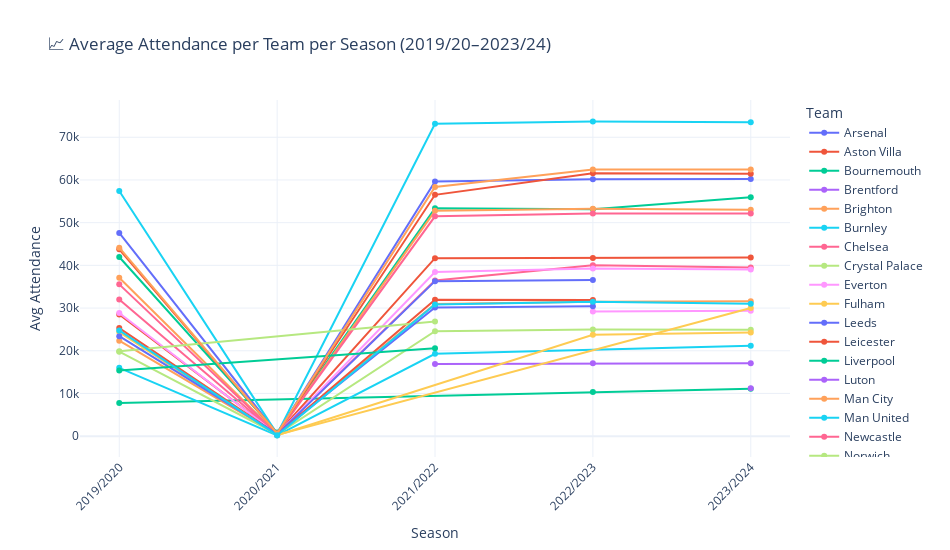

Source (notebook cell):
### Code cell
if 'Season' not in df.columns:
    df['Date'] = pd.to_datetime(df['Date'])
    df['Season'] = df['Date'].apply(lambda x: f"{x.year-1}/{x.year}" if x.month < 7 else f"{x.year}/{x.year+1}")

# Group by team and season
attendance_per_team_season = df.groupby(['Home', 'Season'])['Attendance'].mean().reset_index()

# Plot
fig = px.line(
    attendance_per_team_season,
    x='Season',
    y='Attendance',
    color='Home',
    markers=True,
    title='📈 Average Attendance per Team per Season (2019/20–2023/24)',
    labels={'Attendance': 'Avg Attendance', 'Season': 'Season', 'Home': 'Team'}
)

fig.update_layout(
    width=950,
    height=550,
    template='plotly_white',
    xaxis_tickangle=-45,
    legend_title_text='Team'
)

# Show in notebook
fig.show()

# Save for embedding
fig.write_html("attendance_per_team_per_season.html")

### Figure 1 — Plotly figure (JSON) as saved in the notebook; plotly's stock layout.template omitted (floating-point values rounded to 4 significant figures)
{"data": [{"hovertemplate": "Team=Arsenal<br>Season=%{x}<br>Avg Attendance=%{y}<extra></extra>", "legendgroup": "Arsenal", "line": {"color": "#636efa", "dash": "solid"}, "marker": {"symbol": "circle"}, "mode": "lines+markers", "name": "Arsenal", "orientation": "v", "showlegend": true, "type": "scatter", "x": ["2019/2020", "2020/2021", "2021/2022", "2022/2023", "2023/2024"], "xaxis": "x", "y": [47590.0, 631.6, 59670.0, 60190.0, 60240.0], "yaxis": "y"}, {"hovertemplate": "Team=Aston Villa<br>Season=%{x}<br>Avg Attendance=%{y}<extra></extra>", "legendgroup": "Aston Villa", "line": {"color": "#EF553B", "dash": "solid"}, "marker": {"symbol": "circle"}, "mode": "lines+markers", "name": "Aston Villa", "orientation": "v", "showlegend": true, "type": "scatter", "x": ["2019/2020", "2020/2021", "2021/2022", "2022/2023", "2023/2024"], "xaxis": "x", "y": [28500.0, 526.3, 41680.0, 41710.0, 41860.0], "yaxis": "y"}, {"hovertemplate": "Team=Bournemouth<br>Season=%{x}<br>Avg Attendance=%{y}<extra></extra>", "legendgroup": "Bournemouth", "line": {"color": "#00cc96", "dash": "solid"}, "marker": {"symbol": "circle"}, "mode": "lines+markers", "name": "Bournemouth", "orientation": "v", "showlegend": true, "type": "scatter", "x": ["2019/2020", "2022/2023", "2023/2024"], "xaxis": "x", "y": [7745.0, 10360.0, 11100.0], "yaxis": "y"}, {"hovertemplate": "Team=Brentford<br>Season=%{x}<br>Avg Attendance=%{y}<extra></extra>", "legendgroup": "Brentford", "line": {"color": "#ab63fa", "dash": "solid"}, "marker": {"symbol": "circle"}, "mode": "lines+markers", "name": "Brentford", "orientation": "v", "showlegend": true, "type": "scatter", "x": ["2021/2022", "2022/2023", "2023/2024"], "xaxis": "x", "y": [16920.0, 17080.0, 17080.0], "yaxis": "y"}, {"hovertemplate": "Team=Brighton<br>Season=%{x}<br>Avg Attendance=%{y}<extra></extra>", "legendgroup": "Brighton", "line": {"color": "#FFA15A", "dash": "solid"}, "marker": {"symbol": "circle"}, "mode": "lines+markers", "name": "Brighton", "orientation": "v", "showlegend": true, "type": "scatter", "x": ["2019/2020", "2020/2021", "2021/2022", "2022/2023", "2023/2024"], "xaxis": "x", "y": [22370.0, 523.4, 30970.0, 31480.0, 31590.0], "yaxis": "y"}, {"hovertemplate": "Team=Burnley<br>Season=%{x}<br>Avg Attendance=%{y}<extra></extra>", "legendgroup": "Burnley", "line": {"color": "#19d3f3", "dash": "solid"}, "marker": {"symbol": "circle"}, "mode": "lines+markers", "name": "Burnley", "orientation": "v", "showlegend": true, "type": "scatter", "x": ["2019/2020", "2020/2021", "2021/2022", "2023/2024"], "xaxis": "x", "y": [15990.0, 178.3, 19280.0, 21180.0], "yaxis": "y"}, {"hovertemplate": "Team=Chelsea<br>Season=%{x}<br>Avg Attendance=%{y}<extra></extra>", "legendgroup": "Chelsea", "line": {"color": "#FF6692", "dash": "solid"}, "marker": {"symbol": "circle"}, "mode": "lines+markers", "name": "Chelsea", "orientation": "v", "showlegend": true, "type": "scatter", "x": ["2019/2020", "2020/2021", "2021/2022", "2022/2023", "2023/2024"], "xaxis": "x", "y": [32020.0, 526.3, 36440.0, 40000.0, 39520.0], "yaxis": "y"}, {"hovertemplate": "Team=Crystal Palace<br>Season=%{x}<br>Avg Attendance=%{y}<extra></extra>", "legendgroup": "Crystal Palace", "line": {"color": "#B6E880", "dash": "solid"}, "marker": {"symbol": "circle"}, "mode": "lines+markers", "name": "Crystal Palace", "orientation": "v", "showlegend": true, "type": "scatter", "x": ["2019/2020", "2020/2021", "2021/2022", "2022/2023", "2023/2024"], "xaxis": "x", "y": [19780.0, 447.4, 24590.0, 24950.0, 24930.0], "yaxis": "y"}, {"hovertemplate": "Team=Everton<br>Season=%{x}<br>Avg Attendance=%{y}<extra></extra>", "legendgroup": "Everton", "line": {"color": "#FF97FF", "dash": "solid"}, "marker": {"symbol": "circle"}, "mode": "lines+markers", "name": "Everton", "orientation": "v", "showlegend": true, "type": "scatter", "x": ["2019/2020", "2020/2021", "2021/2022", "2022/2023", "2023/2024"], "xaxis": "x", "y": [28850.0, 367.8, 38450.0, 39240.0, 39040.0], "yaxis": "y"}, {"hovertemplate": "Team=Fulham<br>Season=%{x}<br>Avg Attendance=%{y}<extra></extra>", "legendgroup": "Fulham", "line": {"color": "#FECB52", "dash": "solid"}, "marker": {"symbol": "circle"}, "mode": "lines+markers", "name": "Fulham", "orientation": "v", "showlegend": true, "type": "scatter", "x": ["2020/2021", "2022/2023", "2023/2024"], "xaxis": "x", "y": [210.5, 23750.0, 24300.0], "yaxis": "y"}, {"hovertemplate": "Team=Leeds<br>Season=%{x}<br>Avg Attendance=%{y}<extra></extra>", "legendgroup": "Leeds", "line": {"color": "#636efa", "dash": "solid"}, "marker": {"symbol": "circle"}, "mode": "lines+markers", "name": "Leeds", "orientation": "v", "showlegend": true, "type": "scatter", "x": ["2020/2021", "2021/2022", "2022/2023"], "xaxis": "x", "y": [421.1, 36310.0, 36570.0], "yaxis": "y"}, {"hovertemplate": "Team=Leicester<br>Season=%{x}<br>Avg Attendance=%{y}<extra></extra>", "legendgroup": "Leicester", "line": {"color": "#EF553B", "dash": "solid"}, "marker": {"symbol": "circle"}, "mode": "lines+markers", "name": "Leicester", "orientation": "v", "showlegend": true, "type": "scatter", "x": ["2019/2020", "2020/2021", "2021/2022", "2022/2023"], "xaxis": "x", "y": [25310.0, 421.1, 31940.0, 31890.0], "yaxis": "y"}, {"hovertemplate": "Team=Liverpool<br>Season=%{x}<br>Avg Attendance=%{y}<extra></extra>", "legendgroup": "Liverpool", "line": {"color": "#00cc96", "dash": "solid"}, "marker": {"symbol": "circle"}, "mode": "lines+markers", "name": "Liverpool", "orientation": "v", "showlegend": true, "type": "scatter", "x": ["2019/2020", "2020/2021", "2021/2022", "2022/2023", "2023/2024"], "xaxis": "x", "y": [41950.0, 836.9, 53350.0, 53160.0, 55980.0], "yaxis": "y"}, {"hovertemplate": "Team=Luton<br>Season=%{x}<br>Avg Attendance=%{y}<extra></extra>", "legendgroup": "Luton", "line": {"color": "#ab63fa", "dash": "solid"}, "marker": {"symbol": "circle"}, "mode": "lines+markers", "name": "Luton", "orientation": "v", "showlegend": true, "type": "scatter", "x": ["2023/2024"], "xaxis": "x", "y": [11240.0], "yaxis": "y"}, {"hovertemplate": "Team=Man City<br>Season=%{x}<br>Avg Attendance=%{y}<extra></extra>", "legendgroup": "Man City", "line": {"color": "#FFA15A", "dash": "solid"}, "marker": {"symbol": "circle"}, "mode": "lines+markers", "name": "Man City", "orientation": "v", "showlegend": true, "type": "scatter", "x": ["2019/2020", "2020/2021", "2021/2022", "2022/2023", "2023/2024"], "xaxis": "x", "y": [37100.0, 526.3, 52770.0, 53250.0, 53010.0], "yaxis": "y"}, {"hovertemplate": "Team=Man United<br>Season=%{x}<br>Avg Attendance=%{y}<extra></extra>", "legendgroup": "Man United", "line": {"color": "#19d3f3", "dash": "solid"}, "marker": {"symbol": "circle"}, "mode": "lines+markers", "name": "Man United", "orientation": "v", "showlegend": true, "type": "scatter", "x": ["2019/2020", "2020/2021", "2021/2022", "2022/2023", "2023/2024"], "xaxis": "x", "y": [57420.0, 526.3, 73150.0, 73671, 73533], "yaxis": "y"}, {"hovertemplate": "Team=Newcastle<br>Season=%{x}<br>Avg Attendance=%{y}<extra></extra>", "legendgroup": "Newcastle", "line": {"color": "#FF6692", "dash": "solid"}, "marker": {"symbol": "circle"}, "mode": "lines+markers", "name": "Newcastle", "orientation": "v", "showlegend": true, "type": "scatter", "x": ["2019/2020", "2020/2021", "2021/2022", "2022/2023", "2023/2024"], "xaxis": "x", "y": [35550.0, 526.3, 51490.0, 52130.0, 52120.0], "yaxis": "y"}, {"hovertemplate": "Team=Norwich<br>Season=%{x}<br>Avg Attendance=%{y}<extra></extra>", "legendgroup": "Norwich", "line": {"color": "#B6E880", "dash": "solid"}, "marker": {"symbol": "circle"}, "mode": "lines+markers", "name": "Norwich", "orientation": "v", "showlegend": true, "type": "scatter", "x": ["2019/2020", "2021/2022"], "xaxis": "x", "y": [19910.0, 26840.0], "yaxis": "y"}, {"hovertemplate": "Team=Nott'm Forest<br>Season=%{x}<br>Avg Attendance=%{y}<extra></extra>", "legendgroup": "Nott'm Forest", "line": {"color": "#FF97FF", "dash": "solid"}, "marker": {"symbol": "circle"}, "mode": "lines+markers", "name": "Nott'm Forest", "orientation": "v", "showlegend": true, "type": "scatter", "x": ["2022/2023", "2023/2024"], "xaxis": "x", "y": [29190.0, 29390.0], "yaxis": "y"}, {"hovertemplate": "Team=Sheffield United<br>Season=%{x}<br>Avg Attendance=%{y}<extra></extra>", "legendgroup": "Sheffield United", "line": {"color": "#FECB52", "dash": "solid"}, "marker": {"symbol": "circle"}, "mode": "lines+markers", "name": "Sheffield United", "orientation": "v", "showlegend": true, "type": "scatter", "x": ["2019/2020", "2020/2021", "2023/2024"], "xaxis": "x", "y": [24370.0, 263.2, 30010.0], "yaxis": "y"}, {"hovertemplate": "Team=Southampton<br>Season=%{x}<br>Avg Attendance=%{y}<extra></extra>", "legendgroup": "Southampton", "line": {"color": "#636efa", "dash": "solid"}, "marker": {"symbol": "circle"}, "mode": "lines+markers", "name": "Southampton", "orientation": "v", "showlegend": true, "type": "scatter", "x": ["2019/2020", "2020/2021", "2021/2022", "2022/2023"], "xaxis": "x", "y": [23430.0, 526.3, 30130.0, 30440.0], "yaxis": "y"}, {"hovertemplate": "Team=Tottenham<br>Season=%{x}<br>Avg Attendance=%{y}<extra></extra>", "legendgroup": "Tottenham", "line": {"color": "#EF553B", "dash": "solid"}, "marker": {"symbol": "circle"}, "mode": "lines+markers", "name": "Tottenham", "orientation": "v", "showlegend": true, "type": "scatter", "x": ["2019/2020", "2020/2021", "2021/2022", "2022/2023", "2023/2024"], "xaxis": "x", "y": [43760.0, 631.6, 56520.0, 61590.0, 61480.0], "yaxis": "y"}, {"hovertemplate": "Team=Watford<br>Season=%{x}<br>Avg Attendance=%{y}<extra></extra>", "legendgroup": "Watford", "line": {"color": "#00cc96", "dash": "solid"}, "marker": {"symbol": "circle"}, "mode": "lines+markers", "name": "Watford", "orientation": "v", "showlegend": true, "type": "scatter", "x": ["2019/2020", "2021/2022"], "xaxis": "x", "y": [15350.0, 20610.0], "yaxis": "y"}, {"hovertemplate": "Team=West Brom<br>Season=%{x}<br>Avg Attendance=%{y}<extra></extra>", "legendgroup": "West Brom", "line": {"color": "#ab63fa", "dash": "solid"}, "marker": {"symbol": "circle"}, "mode": "lines+markers", "name": "West Brom", "orientation": "v", "showlegend": true, "type": "scatter", "x": ["2020/2021"], "xaxis": "x", "y": [282.7], "yaxis": "y"}, {"hovertemplate": "Team=West Ham<br>Season=%{x}<br>Avg Attendance=%{y}<extra></extra>", "legendgroup": "West Ham", "line": {"color": "#FFA15A", "dash": "solid"}, "marker": {"symbol": "circle"}, "mode": "lines+markers", "name": "West Ham", "orientation": "v", "showlegend": true, "type": "scatter", "x": ["2019/2020", "2020/2021", "2021/2022", "2022/2023", "2023/2024"], "xaxis": "x", "y": [44150.0, 631.6, 58370.0, 62460.0, 62460.0], "yaxis": "y"}, {"hovertemplate": "Team=Wolves<br>Season=%{x}<br>Avg Attendance=%{y}<extra></extra>", "legendgroup": "Wolves", "line": {"color": "#19d3f3", "dash": "solid"}, "marker": {"symbol": "circle"}, "mode": "lines+markers", "name": "Wolves", "orientation": "v", "showlegend": true, "type": "scatter", "x": ["2019/2020", "2020/2021", "2021/2022", "2022/2023", "2023/2024"], "xaxis": "x", "y": [24760.0, 236.8, 30840.0, 31480.0, 31030.0], "yaxis": "y"}], "layout": {"height": 550, "legend": {"title": {"text": "Team"}, "tracegroupgap": 0}, "title": {"text": "📈 Average Attendance per Team per Season (2019/20–2023/24)"}, "width": 950, "xaxis": {"anchor": "y", "autorange": true, "domain": [0, 1], "range": [-0.2489, 4.249], "tickangle": -45, "title": {"text": "Season"}, "type": "category"}, "yaxis": {"anchor": "x", "autorange": true, "domain": [0, 1], "range": [-4892.0, 78740.0], "title": {"text": "Avg Attendance"}, "type": "linear"}}}
